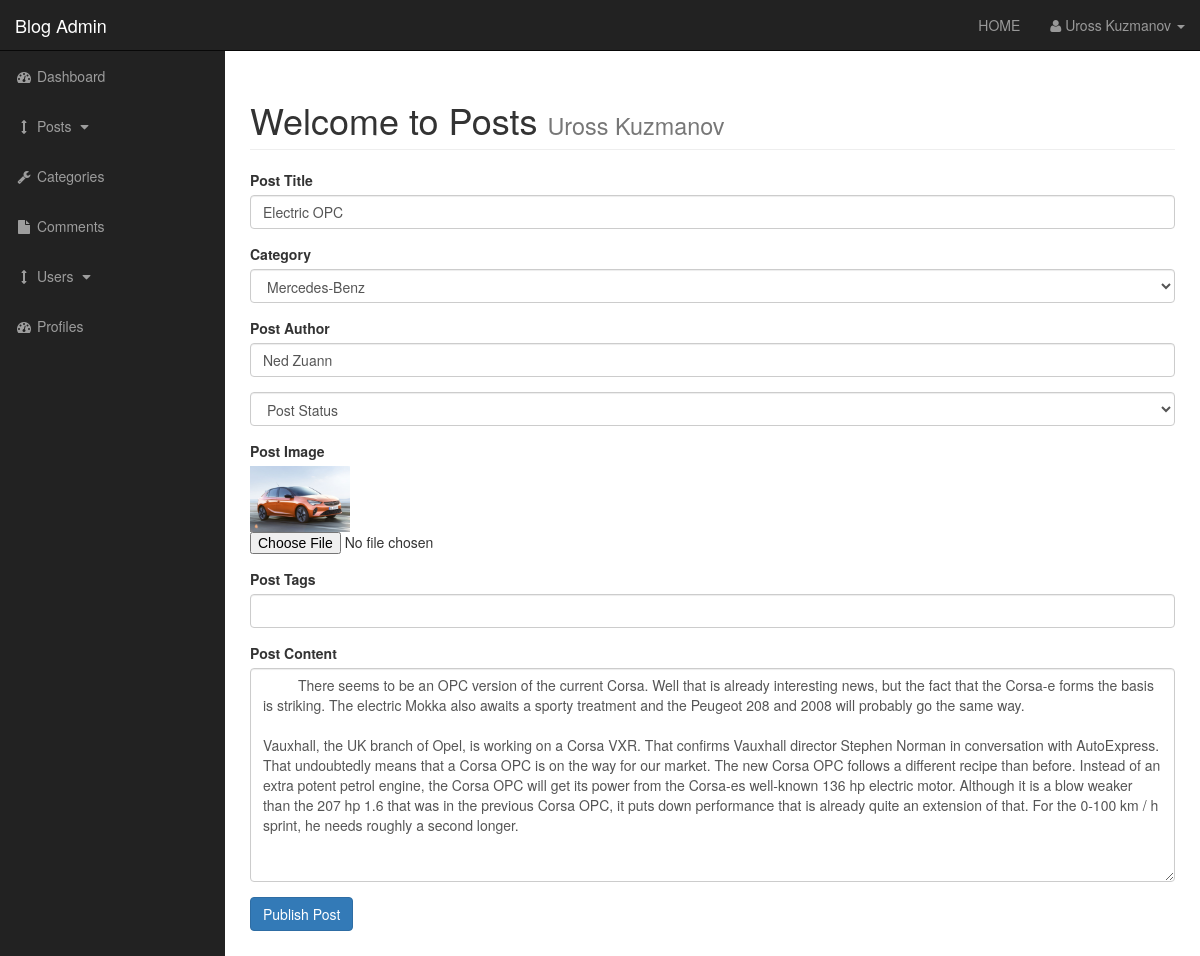
Page /admin/posts.php?source=edit_post&p_id=19 (signed in) on the committed database.
### tables this page shows
CREATE TABLE `posts` (
  `post_id` int(3) NOT NULL,
  `post_category_id` int(3) NOT NULL,
  `post_title` varchar(255) NOT NULL,
  `post_author` varchar(255) NOT NULL,
  `post_date` date NOT NULL,
  `post_img` text NOT NULL,
  `post_content` text NOT NULL,
  `post_tags` varchar(255) NOT NULL,
  `post_status` varchar(255) NOT NULL DEFAULT 'draft'
);

### admin/includes/posts/edit_post.php (the view, shortened to what this page needs)
<?php
if (isset($_GET['p_id'])) {
    $edit_post_id = $_GET['p_id'];
    $post_data = post_data($edit_post_id);
}
?>
<form action="" method="post" enctype="multipart/form-data">
    <div class="form-group">
        <label for="title">Post Title</label>
        <input value="<?php echo $post_data['post_title'] ?>" type="text" class="form-control" name="title">
    </div>
    <div class="form-group">
        <label for="post_category">Category</label>
        <select class="form-control" name="post_category" id="">
        </select>
    </div>
    <div class="form-group">
        <label for="author">Post Author</label>
        <input value="<?php echo $post_data['post_author'] ?>" type="text" class="form-control" name="author">
    </div>
    <div class="form-group">
        <select class="form-control" name="post_status" id="">
            <option value="draft">Post Status</option>
        </select>
    </div>
    <div class="form-group">
        <label for="post_image">Post Image</label><br>
        <img Width="100px" src="../images/<?php echo $post_data['post_img'] ?>" alt="">
        <input type="file" name="image" class="form-control-file">
    </div>
    <div class="form-group">
        <label for="post_tags">Post Tags</label>
        <input value="<?php echo $post_data['post_tags'] ?>" type="text" class="form-control" name="post_tags">
    </div>
    <div class="form-group">
        <label for="post_content">Post Content</label>
        <textarea class="form-control " name="post_content" id="" cols="30" rows="10"><?php echo $post_data['post_content'] ?>
         </textarea>
    </div>
    <div class="form-group">
        <input class="btn btn-primary" type="submit" name="update_post" value="Publish Post">
    </div>
</form>

### admin/css/sb-admin.css (style rules this page uses)
body { margin-top: 100px; background-color: #222; }
@media (min-width:768px) { body { margin-top: 50px; } }

### rows in the picture
posts: title "Electric OPC", author "Ned Zuann", post_img (picture), post_content "There seems to be an OPC version of the current Corsa. Well that is already interesting news, but the fact that the Corsa-e forms the basis is striking. The electric Mokka also awaits a sporty treatment and the Peugeot 208 and 2008 will probably go the same way. Vauxhall, the UK branch of Opel, is working on a Corsa VXR. That confirms Vauxhall director Stephen Norman in conversation with AutoExpress. That undoubtedly means that a Corsa OPC is on the way for our market. The new Corsa OPC follows a different recipe than before. Instead of an extra potent petrol engine, the Corsa OPC will get its power from the Corsa-es well-known 136 hp electric motor. Although it is a blow weaker than the…"

### other values in the picture
$_SESSION['user_fname'] "Uross"
$_SESSION['user_lname'] "Kuzmanov"
user_full_name() "Uross Kuzmanov"
form field post_category "Mercedes-Benz"
